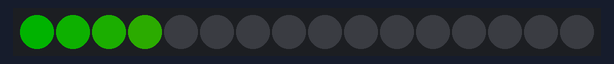
A program run on a simulated Raspberry Pi (BCM pin numbers). On the bench: 16 RGB LEDs in strip order, left to right. Dim RGB values are drawn brighter than linear.

Above: at 4.38 s.
At 4.79 s:
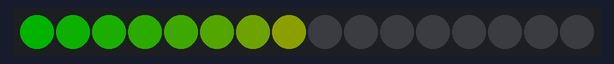
At 5.19 s:
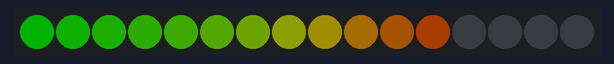
At 5.6 s:
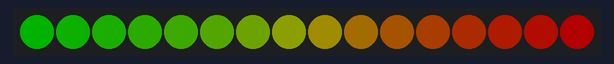

Measured:
- by itself, everything shown: repeats every 6.2 s, in 81 steps
- what the display in image 3 shows lasts 0.7 s, from 5.5 s to 6.2 s

The program:

example.py
```python
# Raspberry Pi Python example using the rpi_ws281x PixelStrip to perform spinner and gauge animations on the WS2812 ring wired to GPIO18.
#
# Buy this module: https://shillehtek.com/products/ws2812-16-led-addressable-rgb-ring
# Full manual: https://shillehtek.com/blogs/shillehtek-product-manuals/ws2812-16-led-addressable-rgb-ring-manual
# More examples: https://github.com/shillehbean/shillehtek-examples
#

#!/usr/bin/env python3
# WS2812 16-LED Ring - Raspberry Pi Example (rpi_ws281x)
# DI->GPIO18 (pin 12) via 330 ohm; run with sudo
# Install: sudo pip3 install rpi_ws281x

import time
from rpi_ws281x import PixelStrip, Color

NUM = 16
strip = PixelStrip(NUM, 18, brightness=60)
strip.begin()

def clear():
    for i in range(NUM):
        strip.setPixelColor(i, 0)

def spinner(color, loops=4):
    for t in range(loops * NUM):
        clear()
        strip.setPixelColor(t % NUM, color)
        strip.setPixelColor((t + 1) % NUM, color)
        strip.show()
        time.sleep(0.06)

def gauge(percent):
    lit = percent * NUM // 100
    clear()
    for i in range(lit):
        r = i * 255 // (NUM - 1)
        g = 255 - r
        strip.setPixelColor(i, Color(r, g, 0))
    strip.show()

try:
    while True:
        spinner(Color(0, 120, 255))
        for p in range(0, 101, 5):
            gauge(p)
            time.sleep(0.08)
        time.sleep(0.6)
except KeyboardInterrupt:
    clear(); strip.show()
    print("Stopped by user")
```
